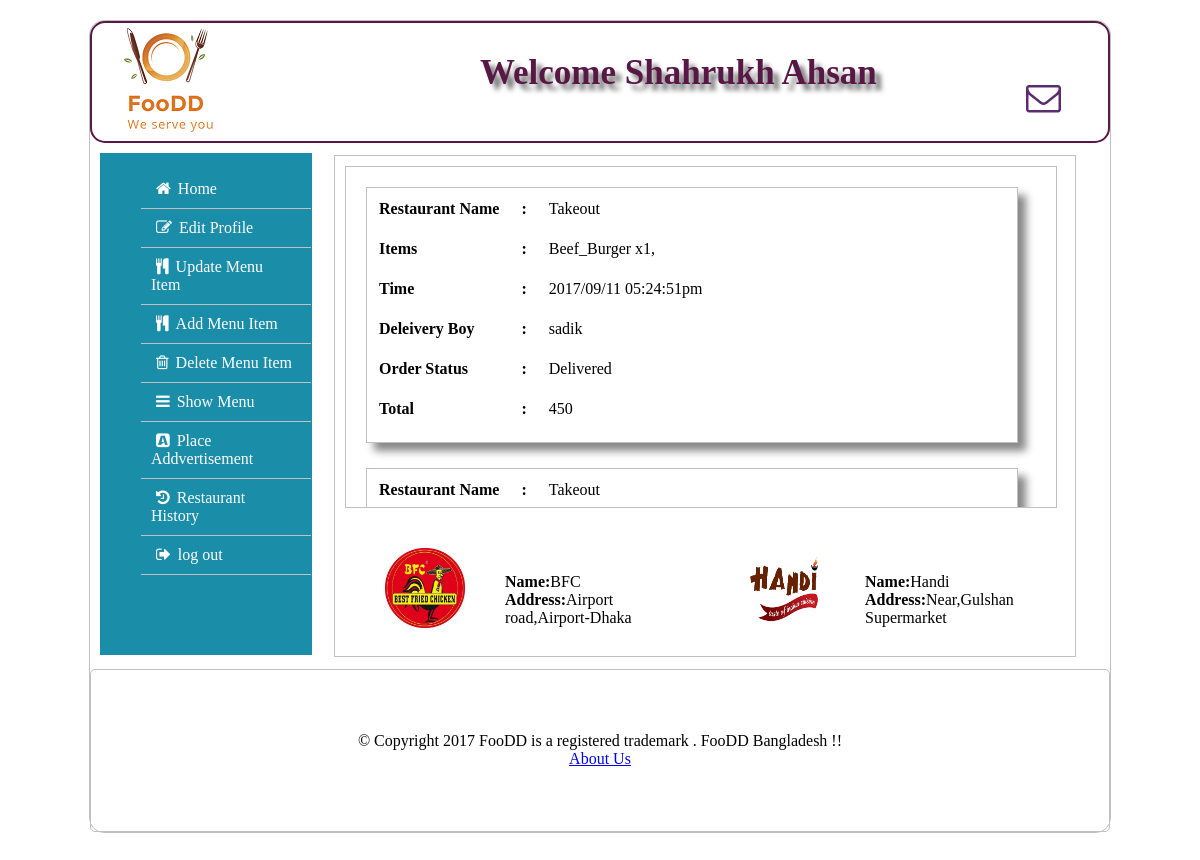
Page /App/mybusiness_details.php (signed in) on the committed database.
### tables this page shows
CREATE TABLE `orders` (
  `uname` varchar(100) NOT NULL,
  `bname` varchar(100) NOT NULL,
  `iname` varchar(100) NOT NULL,
  `price` int(11) NOT NULL,
  `quantity` int(11) NOT NULL,
  `orderid` int(11) NOT NULL,
  `ordertime` varchar(100) NOT NULL,
  `dboy` varchar(100) NOT NULL,
  `orderstatus` varchar(100) NOT NULL,
  `total` int(11) NOT NULL
);

CREATE TABLE `business_info` (
  `uname` varchar(50) NOT NULL,
  `bname` varchar(100) NOT NULL,
  `bloc` varchar(50) NOT NULL,
  `baddress` varchar(200) NOT NULL,
  `blogo` varchar(100) NOT NULL
);

### Data/business_info_access.php (called while the page is built, shortened)
<?php
	if(require_once("../Data/db.php")){
		function searchBusinessbybname($bname){
			global $conn;
			$query="SELECT * FROM business_info WHERE bname='$bname'";
			$result=mysqli_query($conn,$query);
			return mysqli_fetch_assoc($result);
		}
		function myBusiness($uname){
			global $conn;
			$query="SELECT * FROM business_info WHERE uname='$uname'";
			$result=mysqli_query($conn,$query);
			return mysqli_fetch_assoc($result);
		}
	}else{
		echo "Database not found";
	}
?>

### Data/Orders_access.php (called while the page is built, shortened)
<?php
	if(require_once("../Data/db.php")){
		include_once("../Data/business_item_access.php");
		function getOrdersbyid($orderid){
				global $conn;
				$query="SELECT bname,iname,quantity FROM orders where orderid='$orderid'";
				$result=mysqli_query($conn,$query);
				for($i=0;$row=mysqli_fetch_assoc($result);$i++){
					$orderitem[$i]=$row;
				}
			return $orderitem;
		}
			function getmyorderhistory($bname){
			global $conn;
			$query="select orderid,ordertime,dboy,orderstatus,total, count(orderid) as countorder from orders where bname='$bname' AND orderstatus='Delivered' group by orderid ORDER BY ordertime";
		 	$result=mysqli_query($conn,$query);
			$num_rows = mysqli_num_rows($result);
			if($num_rows!=0){
			for($i=0;$row=mysqli_fetch_assoc($result);$i++){
				$business[$i]=$row;
			}
			return $business;
			}
		}
	}else{
		echo "Database Error";
	}
?>

### Data/addvert_access.php (called while the page is built, shortened)
<?php
	if(require_once("../Data/db.php")){
		function getTop2(){
			global $conn;
			$query="SELECT * FROM addvert ORDER BY cost DESC";
		 	$result=mysqli_query($conn,$query);
			for($i=0;$row=mysqli_fetch_assoc($result);$i++){
					$top2[$i]=$row;
				}
			return $top2;
		}
	}else{
		echo "Database Error";
	}
?>

### App/mybusiness_details.php (the view, shortened to what this page needs)
<?php
	include("Business_Top.php");
?>
<?php
	include_once("../Data/Orders_access.php");
		include_once("../Data/business_info_access.php");
	$result=myBusiness($_SESSION['user']['uname']);
	$result=getmyorderhistory($result['bname']);
	$total=count($result);
	if($total==0){echo"No History Found";}
        else{
	for($i=0;$i<$total;$i++){
		$orderitem=getOrdersbyid($result[$i]['orderid']);
		echo '<div class="OrderHistoryDivbde">
				<table>
					<tbody>
						<tr>
							<td><b>Restaurant Name</b></td>
							<td><b>:</b></td>
							<td>'.$_SESSION['bser'].'</td>
						</tr>
						<tr>
							<td><b>Items</b></td>
							<td><b>:</b></td>
							<td>';
				for($j=0;$j<$result[$i]['countorder'];$j++){
					echo   $orderitem[$j]["iname"]." x".$orderitem[$j]["quantity"].",";
				}
					echo  '
</td>
						</tr>
						<tr>
							<td><b>Time</b></td>
							<td><b>:<b></td>
							<td>'.$result[$i]["ordertime"].'</td>
						</tr>
						<tr>
							<td><b>Deleivery Boy</b></td>
							<td><b>:</b></td>
							<td>'.$result[$i]["dboy"].'</td>
						</tr>
						<tr>
							<td><b>Order Status</b></td>
							<td><b>:</b></td>
							<td>'.$result[$i]["orderstatus"].'</td>
						</tr>
						<tr>
							<td><b>Total</b></td>
							<td><b>:</b></td>
							<td>'.$result[$i]["total"].'</td>
						</tr>
					</tbody>
				</table>
				</a>
			</div>';
		}}
?>
<?php
	include("Base_Bot.php");
?>

### App/Base_Bot.php
				</div>
				<?php
					include_once("../Data/addvert_access.php");
					$result=getTop2();
						for($i=0;$i<2;$i++){
							include_once("../Data/business_info_access.php");
							$business=searchBusinessbybname($result[$i]['bname']);
							if($_SESSION['user']['type']=="customer"){
								echo '<div class="pos">
											<a href="Restaurant_Home.php?bname='.$business["bname"].'" class="fill-div" />
											<div class="addimagecontainer">
												<div id="divimage">
													<img src="../Image/Logos/'.$business["blogo"].'" alt="Error">
												</div>
											</div>
											<div class="addtext" >
													<b>Name:</b>'.$business["bname"].'</br>
													<b>Address:</b>'.$business["baddress"].'
											</div>
											</a>
									  </div>';
							}else{
									echo '<div class="pos">
											<div class="addimagecontainer">
												<div id="divimage">
													<img src="../Image/Logos/'.$business["blogo"].'" alt="Error">
												</div>
											</div>
											<div class="addtext" >
													<b>Name:</b>'.$business["bname"].'</br>
													<b>Address:</b>'.$business["baddress"].'
											</div>
									  </div>';
							}
						}
				?>
			</div>
			<div id="foot">
				<footer>
					<div color="red">
							<b">© Copyright 2017 FooDD is a registered trademark . FooDD Bangladesh !!</b>
							</br> <a id="ab"href="http://127.0.0.1/foodd_01/app/about.php">About Us</a>
					</div>
				</footer>
			</div>
		</div>
	</body>
</html>

### App/BusinessDesign_Base.css (style rules this page uses)
body { text-align:center; }
#foot { clear:both; height:10%; position:relative; text-align:center; border:1px solid #C0C0C0; -webkit-border-radius:5px; }
#content td { padding:10px; }
.OrderHistoryDivbde { border:1px solid #C0C0C0; background: white; box-shadow: 8px 8px 8px #888888; margin-bottom:25px; height:254px; width:650px; overflow:auto; }
.addimagecontainer { position:relative; height:80px; width:80px; float:left; margin-left:20px; }
.addimagecontainer img { width: 100%; height: 100%; }
.addtext { position:relative; height:80px; width:150px; float:left; text-align:left; padding-top:25px; margin-left:40px; }
.pos { border:1px solid none; margin:30px; float:left; width:300px; height:80px; animation-name: example; animation-duration: 4s; animation-delay: 1s; animation-iteration-count: infinite; }
footer { position:relative; top:50%; transform: translateY(-50%); }

### rows in the picture
orders: iname "Beef_Burger", quantity "1"
business_info: blogo (picture), bname "BFC", baddress "Airport road,Airport-Dhaka"
business_info: blogo (picture), bname "Handi", baddress "Near,Gulshan Supermarket"

### other values in the picture
$_SESSION['user']['name'] "Shahrukh Ahsan"
$result[$i]["ordertime"] "2017/09/11 05:24:51pm"
$result[$i]["dboy"] "sadik"
$result[$i]["orderstatus"] "Delivered"
$result[$i]["total"] "450"
